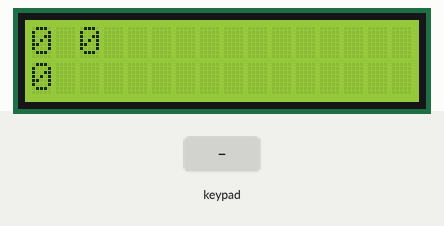
Recording of a sketch running on a simulated Arduino Uno, built with avr-gcc and run on an emulated ATmega328P. Parts: 16×2 character LCD. The test bench sets the inputs (shaded band).

Above: at 3.2 s.
3.3 s: keypad keys 0 1 2 3 A pressed 0.4 s apart
At 5.4 s:
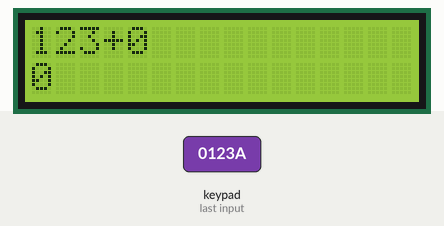
6.8 s: key 'D' pressed
At 8.0 s:
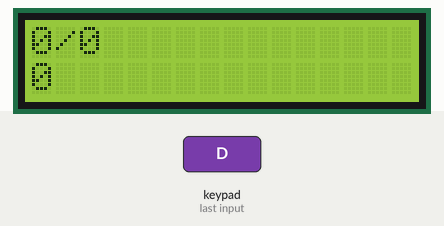
8.4 s: key 'C' pressed
At 9.4 s:
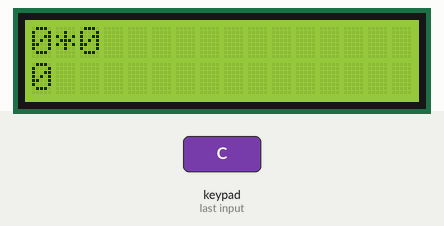
10.0 s: keypad keys 0 1 2 3 # pressed 0.4 s apart
At 13.0 s:
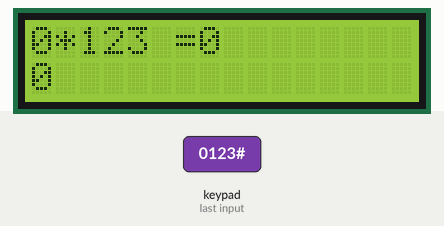
13.5 s: key 'B' pressed
At 14.4 s:
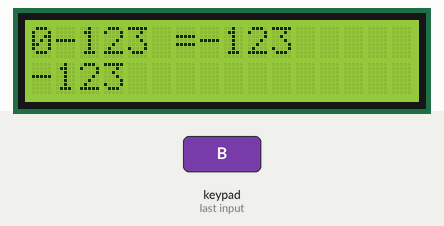
15.1 s: keypad keys 0 1 2 3 D pressed 0.4 s apart
At 17.1 s:
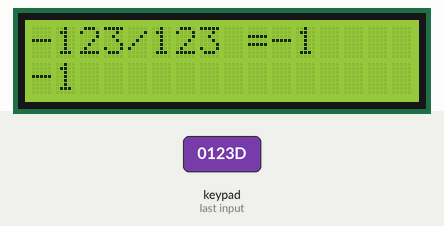
Timing chart, 0 to 18.6 s (numbered marks = the images above; inputs shaded):
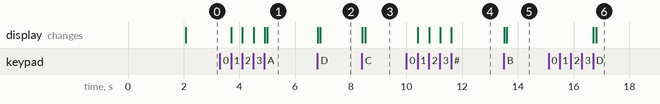

Measured:
- after the input at 3.3 s, the display: first changes after 0.41 s (image 1 shows a later state)
- after the input at 6.8 s, the display: first changes at once (image 2 shows a later state)
- after the input at 8.4 s, the display: first changes at once (image 3 shows a later state)
- after the input at 10.0 s, the display: first changes after 0.41 s (image 4 shows a later state)
- after the input at 13.5 s, the display: first changes at once (image 5 shows a later state)
- after the input at 15.1 s, the display: first changes after 1.6 s (image 6 shows a later state)

The sketch:

Arduino_Calculator.ino
```cpp
#include <Key.h>
#include <Keypad.h>


#include <LiquidCrystal.h>
#include <Keypad.h>

const byte ROWS = 4;
const byte COLS = 4;

char keys[ROWS][COLS] = {

  {'7','8','9','D'},

  {'4','5','6','C'},

  {'1','2','3','B'},

  {'*','0','#','A'}

};

byte rowPins[ROWS] = { 0, 1, 2, 3 };
byte colPins[COLS] = { 4, 5, 6, 7 };

Keypad kpd = Keypad( makeKeymap(keys), rowPins, colPins, ROWS, COLS );

const int rs = 8, en = 9, d4 = 10, d5 = 11, d6 = 12, d7 = 13;
LiquidCrystal lcd(rs, en, d4, d5, d6, d7);

 long Num1,Num2,Number;
 char key,action;
 boolean result = false;

void setup() {
  lcd.begin(16, 2);
  lcd.print("Calculator by ");
  lcd.setCursor(0, 1);
  lcd.print("   Usama ");

   delay(2000);
    lcd.clear();
}

void loop() {

key = kpd.getKey();

if (key!=NO_KEY)
DetectButtons();

if (result==true)
CalculateResult();

DisplayResult();
}

void DetectButtons()
{
     lcd.clear();
    if (key=='*')
    {Serial.println ("Button Cancel"); Number=Num1=Num2=0; result=false;}

     if (key == '1')
    {Serial.println ("Button 1");
    if (Number==0)
    Number=1;
    else
    Number = (Number*10) + 1;
    }

     if (key == '4')
    {Serial.println ("Button 4");
    if (Number==0)
    Number=4;
    else
    Number = (Number*10) + 4;
    }

     if (key == '7')
    {Serial.println ("Button 7");
    if (Number==0)
    Number=7;
    else
    Number = (Number*10) + 7;
    }


    if (key == '0')
    {Serial.println ("Button 0");
    if (Number==0)
    Number=0;
    else
    Number = (Number*10) + 0;
    }

     if (key == '2')
    {Serial.println ("Button 2");
     if (Number==0)
    Number=2;
    else
    Number = (Number*10) + 2;
    }

     if (key == '5')
    {Serial.println ("Button 5");
     if (Number==0)
    Number=5;
    else
    Number = (Number*10) + 5;
    }

     if (key == '8')
    {Serial.println ("Button 8");
     if (Number==0)
    Number=8;
    else
    Number = (Number*10) + 8;
    }


    if (key == '#')
    {Serial.println ("Button Equal");
    Num2=Number;
    result = true;
    }

     if (key == '3')
    {Serial.println ("Button 3");
     if (Number==0)
    Number=3;
    else
    Number = (Number*10) + 3;
    }

     if (key == '6')
    {Serial.println ("Button 6");
    if (Number==0)
    Number=6;
    else
    Number = (Number*10) + 6;
    }

     if (key == '9')
    {Serial.println ("Button 9");
    if (Number==0)
    Number=9;
    else
    Number = (Number*10) + 9;
    }

      if (key == 'A' || key == 'B' || key == 'C' || key == 'D')
  {
    Num1 = Number;
    Number =0;
    if (key == 'A')
    {Serial.println ("Addition"); action = '+';}
     if (key == 'B')
    {Serial.println ("Subtraction"); action = '-'; }
     if (key == 'C')
    {Serial.println ("Multiplication"); action = '*';}
     if (key == 'D')
    {Serial.println ("Devesion"); action = '/';}

    delay(100);
  }

}

void CalculateResult()
{
  if (action=='+')
    Number = Num1+Num2;

  if (action=='-')
    Number = Num1-Num2;

  if (action=='*')
    Number = Num1*Num2;

  if (action=='/')
    Number = Num1/Num2;
}

void DisplayResult()
{
  lcd.setCursor(0, 0);
  lcd.print(Num1); lcd.print(action); lcd.print(Num2);

  if (result==true)
  {lcd.print(" ="); lcd.print(Number);}

  lcd.setCursor(0, 1);
  lcd.print(Number);
}
```
